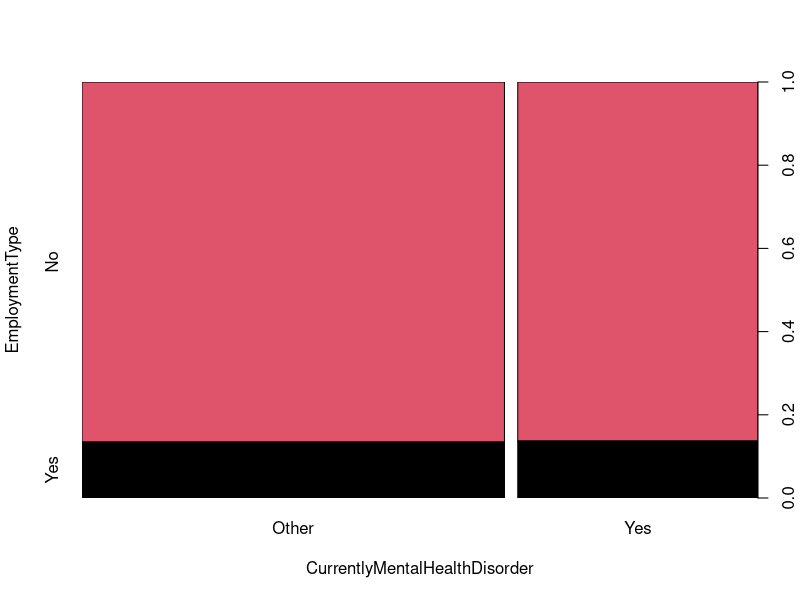
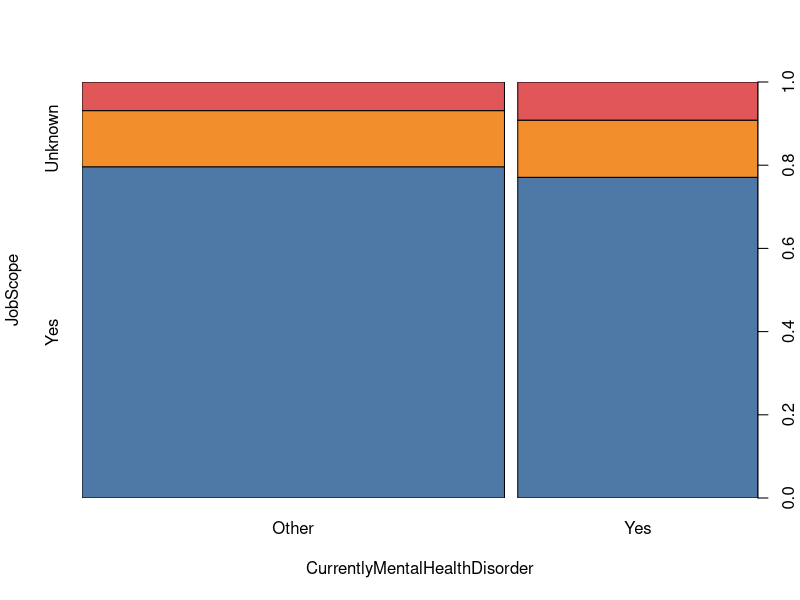
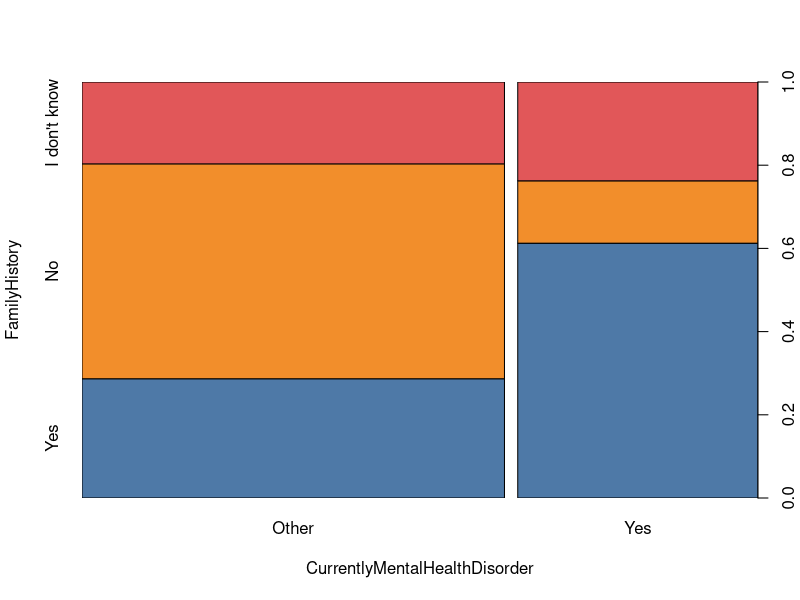
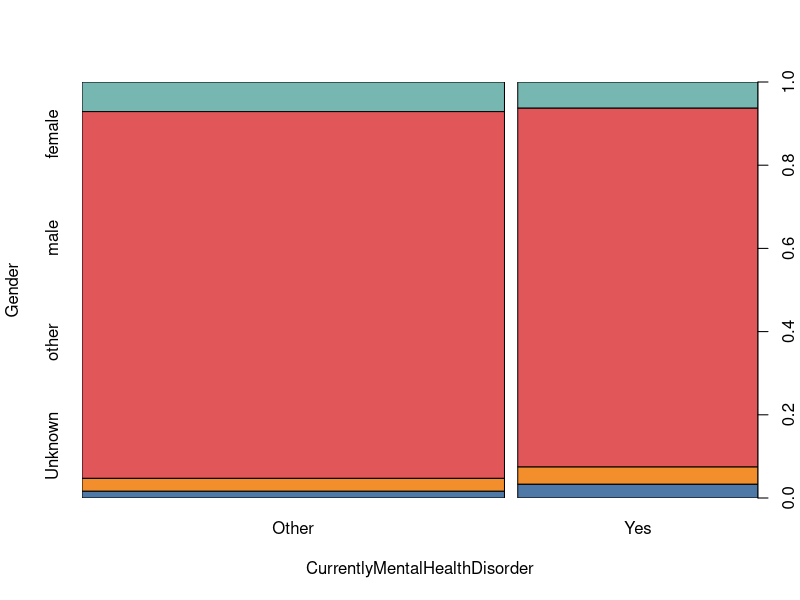
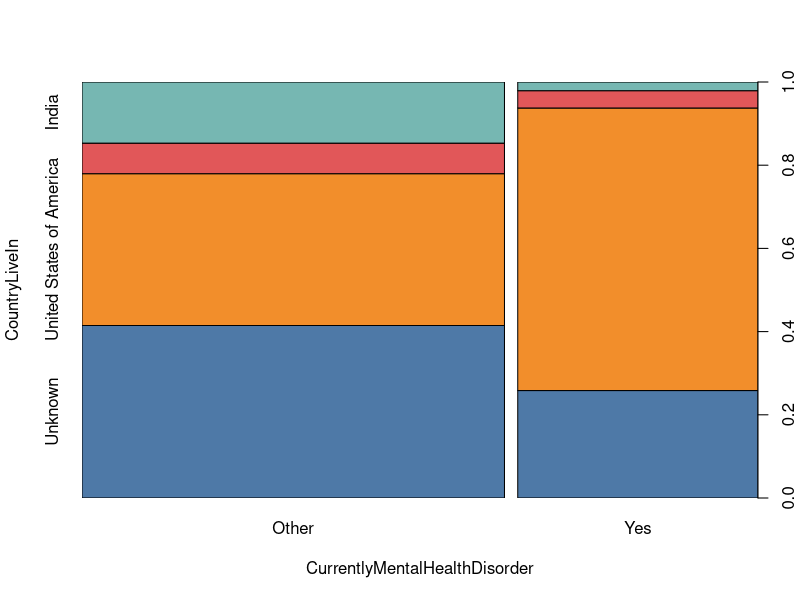
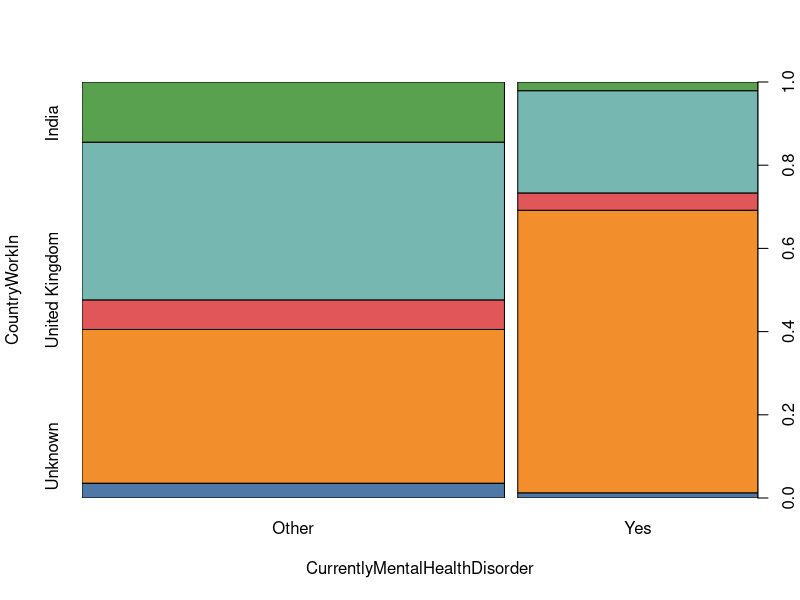
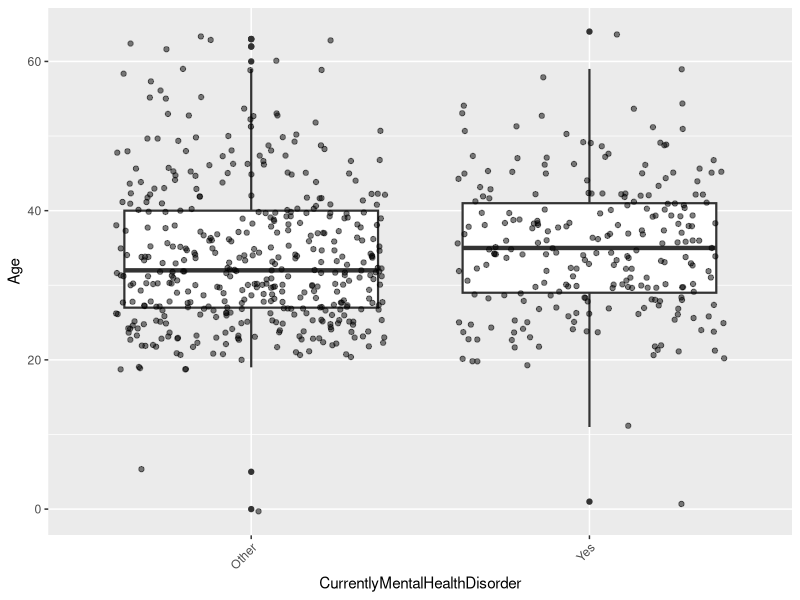
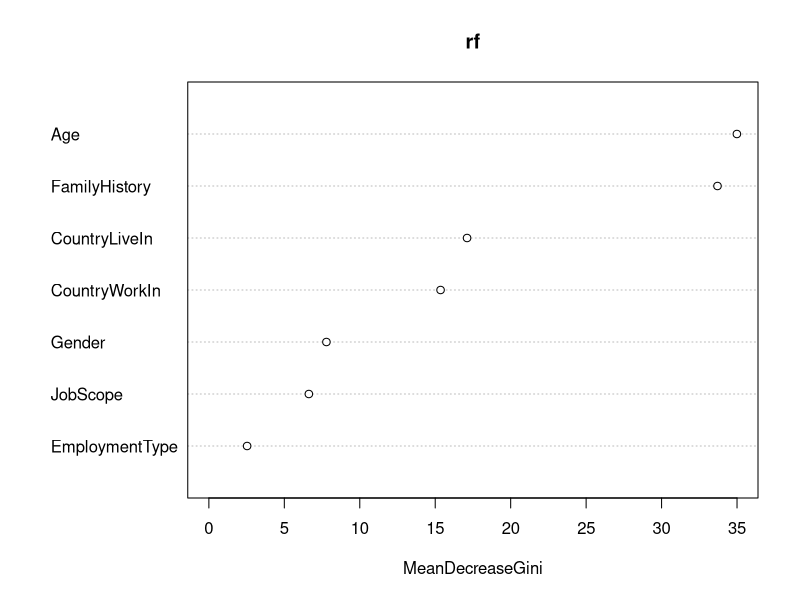

Reproduce these figures in R, in order.
## ---- chunk 1
knitr::opts_chunk$set(echo = TRUE, warning = FALSE, message = FALSE)
library(dplyr)
library(ggplot2)
library(randomForest)

dat <- read.csv("eval/DataForModeling7Variables2levels.csv", stringsAsFactors = T) 

Chi_func <- function(v1, v2){
  tb <- table(v1, v2)
  chi <- chisq.test(tb, correct = F)
  chi$p.value
}
## ---- chunk 2
spineplot(factor(dat$EmploymentType)~factor(dat$CurrentlyMentalHealthDisorder), 
          xlab = "CurrentlyMentalHealthDisorder", ylab = "EmploymentType",
          col = palette("Tableau"))
## ---- chunk 3
spineplot(factor(dat$JobScope)~factor(dat$CurrentlyMentalHealthDisorder), 
          xlab = "CurrentlyMentalHealthDisorder", ylab = "JobScope",
          col = palette("Tableau"))
## ---- chunk 4
spineplot(factor(dat$FamilyHistory)~factor(dat$CurrentlyMentalHealthDisorder), 
          xlab = "CurrentlyMentalHealthDisorder", ylab = "FamilyHistory",
          col = palette("Tableau"))
## ---- chunk 5
spineplot(factor(dat$Gender)~factor(dat$CurrentlyMentalHealthDisorder), 
          xlab = "CurrentlyMentalHealthDisorder", ylab = "Gender",
          col = palette("Tableau"))
## ---- chunk 6
spineplot(factor(dat$CountryLiveIn)~factor(dat$CurrentlyMentalHealthDisorder), 
          xlab = "CurrentlyMentalHealthDisorder", ylab = "CountryLiveIn",
          col = palette("Tableau"))
## ---- chunk 7
spineplot(factor(dat$CountryWorkIn)~factor(dat$CurrentlyMentalHealthDisorder), 
          xlab = "CurrentlyMentalHealthDisorder", ylab = "CountryWorkIn",
          col = palette("Tableau"))
## ---- chunk 8
ggplot(dat, aes(x = CurrentlyMentalHealthDisorder, y = Age)) +
  geom_boxplot(size = .75) +
  geom_jitter(alpha = .5) +
  theme(axis.text.x = element_text(angle = 45, hjust = 1, vjust = 1))
## ---- chunk 9
dat <- read.csv("eval/DataForModeling7Variables2levels.csv", stringsAsFactors = T) 
rf <- randomForest(CurrentlyMentalHealthDisorder ~ ., 
                   data=dat,
                   na.action = na.omit) 

caret::confusionMatrix(predict(rf, newdata = dat),
                       dat$CurrentlyMentalHealthDisorder)

## ---- chunk 10
varImpPlot(rf, sort = TRUE)
## ---- chunk 11
dat <- read.csv("eval/DataForModeling7Variables2levels.csv", stringsAsFactors = F) 
## fit logistic model and store results 'logistic_model'
logistic_model <- glm(as.factor(CurrentlyMentalHealthDisorder) ~ ., 
                      data = dat, family = "binomial")
## view a summary of the model
summary(logistic_model)
## ---- chunk 12
# Confusion matrix
caret::confusionMatrix(as.factor(ifelse(logistic_model$fitted.values >= 0.5, "Yes", "Other")), as.factor(dat$CurrentlyMentalHealthDisorder))
## ---- chunk 13
library(dplyr)
dat <- read.csv("eval/DataForModeling8Variables.csv", stringsAsFactors = T)
tb <- table(dat$CurrentlyMentalHealthDisorder,
            dat$FamilyHistory)
chi <- chisq.test(tb, correct = F)
chi$p.value
## ---- chunk 14
dat <- read.csv("eval/DataForModeling8Variables.csv", stringsAsFactors = T) 
dat$Pandemic <- ifelse(dat$year < 2020, "Before", "After")
tb <- table(dat$CurrentlyMentalHealthDisorder, 
            dat$Pandemic)
chi <- chisq.test(tb, correct = F)
chi$p.value
## ---- chunk 15
dat <- read.csv("eval/MentalHealth_2019to2021_required.csv", stringsAsFactors = T)
dat$DiscussWithSupervisor <- dat$`Would.you.feel.comfortable.discussing.a.mental.health.issue.with.your.direct.supervisor.s..`
dat$Pandemic <- ifelse(dat$year < 2020, "Before", "After")
tb <- table(dat$DiscussWithSupervisor, 
            dat$Pandemic)
chi <- chisq.test(tb, correct = F)
chi$p.value
## ---- chunk 16
dat <- read.csv("eval/MentalHealth_2019to2021_required.csv", stringsAsFactors = T)
dat$DiscussWithCoworkers <- dat$`Would.you.feel.comfortable.discussing.a.mental.health.issue.with.your.coworkers.`
dat$Pandemic <- ifelse(dat$year < 2020, "Before", "After")
tb <- table(dat$DiscussWithCoworkers,
            dat$Pandemic)
chi <- chisq.test(tb, correct = F)
chi$p.value
